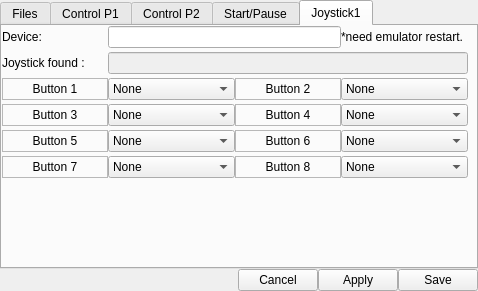
<?xml version="1.0" encoding="UTF-8"?>
<ui version="4.0">
 <class>Configuration</class>
 <widget class="QDialog" name="Configuration">
  <property name="windowModality">
   <enum>Qt::NonModal</enum>
  </property>
  <property name="enabled">
   <bool>true</bool>
  </property>
  <property name="geometry">
   <rect>
    <x>0</x>
    <y>0</y>
    <width>478</width>
    <height>291</height>
   </rect>
  </property>
  <property name="sizePolicy">
   <sizepolicy hsizetype="Fixed" vsizetype="Fixed">
    <horstretch>0</horstretch>
    <verstretch>0</verstretch>
   </sizepolicy>
  </property>
  <property name="windowTitle">
   <string>Configuration</string>
  </property>
  <property name="modal">
   <bool>false</bool>
  </property>
  <layout class="QGridLayout" name="gridLayout_6">
   <property name="margin">
    <number>0</number>
   </property>
   <property name="spacing">
    <number>0</number>
   </property>
   <item row="0" column="0">
    <layout class="QVBoxLayout" name="MainLayout">
     <property name="spacing">
      <number>0</number>
     </property>
     <property name="sizeConstraint">
      <enum>QLayout::SetDefaultConstraint</enum>
     </property>
     <item>
      <layout class="QVBoxLayout" name="vlayout">
       <property name="sizeConstraint">
        <enum>QLayout::SetDefaultConstraint</enum>
       </property>
       <item>
        <widget class="QTabWidget" name="tabWidget">
         <property name="sizePolicy">
          <sizepolicy hsizetype="Expanding" vsizetype="Expanding">
           <horstretch>0</horstretch>
           <verstretch>0</verstretch>
          </sizepolicy>
         </property>
         <property name="currentIndex">
          <number>4</number>
         </property>
         <widget class="QWidget" name="general">
          <property name="sizePolicy">
           <sizepolicy hsizetype="Expanding" vsizetype="Expanding">
            <horstretch>0</horstretch>
            <verstretch>0</verstretch>
           </sizepolicy>
          </property>
          <attribute name="title">
           <string>Files</string>
          </attribute>
          <widget class="QWidget" name="gridLayoutWidget">
           <property name="geometry">
            <rect>
             <x>-1</x>
             <y>9</y>
             <width>471</width>
             <height>221</height>
            </rect>
           </property>
           <layout class="QGridLayout" name="gridLayout">
            <property name="sizeConstraint">
             <enum>QLayout::SetDefaultConstraint</enum>
            </property>
            <property name="spacing">
             <number>0</number>
            </property>
            <item row="0" column="0">
             <widget class="QLabel" name="label_2">
              <property name="text">
               <string>BBR path:</string>
              </property>
             </widget>
            </item>
            <item row="1" column="0">
             <widget class="QLabel" name="label_3">
              <property name="text">
               <string>Screenshots path:</string>
              </property>
             </widget>
            </item>
            <item row="2" column="0">
             <widget class="QLabel" name="label">
              <property name="text">
               <string>Save state path:</string>
              </property>
             </widget>
            </item>
            <item row="3" column="0">
             <widget class="QLabel" name="label_4">
              <property name="text">
               <string>Sound rip path:</string>
              </property>
             </widget>
            </item>
            <item row="4" column="0">
             <widget class="QLabel" name="label_5">
              <property name="text">
               <string>Tiles rip path:</string>
              </property>
             </widget>
            </item>
            <item row="0" column="1">
             <widget class="QLineEdit" name="bbrPathLineEdit"/>
            </item>
            <item row="1" column="1">
             <widget class="QLineEdit" name="screenshotsPathLineEdit"/>
            </item>
            <item row="2" column="1">
             <widget class="QLineEdit" name="saveStatePathLineEdit"/>
            </item>
            <item row="3" column="1">
             <widget class="QLineEdit" name="soundSavePathLineEdit"/>
            </item>
            <item row="4" column="1">
             <widget class="QLineEdit" name="tileSavePathLineEdit"/>
            </item>
            <item row="0" column="2">
             <widget class="QToolButton" name="bbrSelectPath">
              <property name="text">
               <string>...</string>
              </property>
             </widget>
            </item>
            <item row="1" column="2">
             <widget class="QToolButton" name="screenshotsSelectPath">
              <property name="text">
               <string>...</string>
              </property>
             </widget>
            </item>
            <item row="2" column="2">
             <widget class="QToolButton" name="saveStateSelectPath">
              <property name="text">
               <string>...</string>
              </property>
             </widget>
            </item>
            <item row="3" column="2">
             <widget class="QToolButton" name="soundSaveSelectPath">
              <property name="text">
               <string>...</string>
              </property>
             </widget>
            </item>
            <item row="4" column="2">
             <widget class="QToolButton" name="tileSaveSelectPath">
              <property name="text">
               <string>...</string>
              </property>
             </widget>
            </item>
           </layout>
          </widget>
         </widget>
         <widget class="QWidget" name="ctrlP1">
          <attribute name="title">
           <string>Control P1</string>
          </attribute>
          <widget class="QWidget" name="gridLayoutWidget_2">
           <property name="geometry">
            <rect>
             <x>0</x>
             <y>0</y>
             <width>471</width>
             <height>231</height>
            </rect>
           </property>
           <layout class="QGridLayout" name="gridLayout_2">
            <item row="0" column="0">
             <widget class="QLabel" name="label_7">
              <property name="text">
               <string>Pad1 UP:</string>
              </property>
              <property name="alignment">
               <set>Qt::AlignLeading|Qt::AlignLeft|Qt::AlignVCenter</set>
              </property>
             </widget>
            </item>
            <item row="1" column="0">
             <widget class="QLabel" name="label_6">
              <property name="text">
               <string>Pad1 DOWN:</string>
              </property>
              <property name="alignment">
               <set>Qt::AlignLeading|Qt::AlignLeft|Qt::AlignVCenter</set>
              </property>
             </widget>
            </item>
            <item row="2" column="0">
             <widget class="QLabel" name="label_8">
              <property name="text">
               <string>Pad1 LEFT:</string>
              </property>
              <property name="alignment">
               <set>Qt::AlignLeading|Qt::AlignLeft|Qt::AlignVCenter</set>
              </property>
             </widget>
            </item>
            <item row="3" column="0">
             <widget class="QLabel" name="label_9">
              <property name="text">
               <string>Pad1 RIGHT:</string>
              </property>
              <property name="alignment">
               <set>Qt::AlignLeading|Qt::AlignLeft|Qt::AlignVCenter</set>
              </property>
             </widget>
            </item>
            <item row="4" column="0">
             <widget class="QLabel" name="label_10">
              <property name="text">
               <string>Pad1 Button A:</string>
              </property>
              <property name="alignment">
               <set>Qt::AlignLeading|Qt::AlignLeft|Qt::AlignVCenter</set>
              </property>
             </widget>
            </item>
            <item row="5" column="0">
             <widget class="QLabel" name="label_11">
              <property name="text">
               <string>Pad1 Button B:</string>
              </property>
              <property name="alignment">
               <set>Qt::AlignLeading|Qt::AlignLeft|Qt::AlignVCenter</set>
              </property>
             </widget>
            </item>
            <item row="0" column="1">
             <widget class="QLabel" name="p1UpLabel">
              <property name="font">
               <font>
                <weight>50</weight>
                <bold>false</bold>
                <strikeout>false</strikeout>
                <kerning>false</kerning>
               </font>
              </property>
              <property name="layoutDirection">
               <enum>Qt::LeftToRight</enum>
              </property>
              <property name="frameShape">
               <enum>QFrame::StyledPanel</enum>
              </property>
              <property name="text">
               <string>TextLabel</string>
              </property>
              <property name="alignment">
               <set>Qt::AlignCenter</set>
              </property>
             </widget>
            </item>
            <item row="1" column="1">
             <widget class="QLabel" name="p1DownLabel">
              <property name="frameShape">
               <enum>QFrame::StyledPanel</enum>
              </property>
              <property name="text">
               <string>TextLabel</string>
              </property>
              <property name="alignment">
               <set>Qt::AlignCenter</set>
              </property>
             </widget>
            </item>
            <item row="2" column="1">
             <widget class="QLabel" name="p1LeftLabel">
              <property name="frameShape">
               <enum>QFrame::StyledPanel</enum>
              </property>
              <property name="text">
               <string>TextLabel</string>
              </property>
              <property name="alignment">
               <set>Qt::AlignCenter</set>
              </property>
             </widget>
            </item>
            <item row="3" column="1">
             <widget class="QLabel" name="p1RightLabel">
              <property name="frameShape">
               <enum>QFrame::StyledPanel</enum>
              </property>
              <property name="text">
               <string>TextLabel</string>
              </property>
              <property name="alignment">
               <set>Qt::AlignCenter</set>
              </property>
             </widget>
            </item>
            <item row="4" column="1">
             <widget class="QLabel" name="p1ALabel">
              <property name="frameShape">
               <enum>QFrame::StyledPanel</enum>
              </property>
              <property name="text">
               <string>TextLabel</string>
              </property>
              <property name="alignment">
               <set>Qt::AlignCenter</set>
              </property>
             </widget>
            </item>
            <item row="5" column="1">
             <widget class="QLabel" name="p1BLabel">
              <property name="frameShape">
               <enum>QFrame::StyledPanel</enum>
              </property>
              <property name="text">
               <string>TextLabel</string>
              </property>
              <property name="alignment">
               <set>Qt::AlignCenter</set>
              </property>
             </widget>
            </item>
            <item row="0" column="2">
             <widget class="QPushButton" name="changeP1UpButton">
              <property name="text">
               <string>Redefine</string>
              </property>
             </widget>
            </item>
            <item row="1" column="2">
             <widget class="QPushButton" name="changeP1DownButton">
              <property name="text">
               <string>Redefine</string>
              </property>
             </widget>
            </item>
            <item row="2" column="2">
             <widget class="QPushButton" name="changeP1LeftButton">
              <property name="text">
               <string>Redefine</string>
              </property>
             </widget>
            </item>
            <item row="3" column="2">
             <widget class="QPushButton" name="changeP1RightButton">
              <property name="text">
               <string>Redefine</string>
              </property>
             </widget>
            </item>
            <item row="4" column="2">
             <widget class="QPushButton" name="changeP1AButton">
              <property name="text">
               <string>Redefine</string>
              </property>
             </widget>
            </item>
            <item row="5" column="2">
             <widget class="QPushButton" name="changeP1BButton">
              <property name="text">
               <string>Redefine</string>
              </property>
             </widget>
            </item>
           </layout>
          </widget>
         </widget>
         <widget class="QWidget" name="ctrlP2">
          <attribute name="title">
           <string>Control P2</string>
          </attribute>
          <widget class="QWidget" name="gridLayoutWidget_3">
           <property name="geometry">
            <rect>
             <x>0</x>
             <y>0</y>
             <width>471</width>
             <height>231</height>
            </rect>
           </property>
           <layout class="QGridLayout" name="gridLayout_3">
            <item row="0" column="0">
             <widget class="QLabel" name="label_12">
              <property name="text">
               <string>Pad2 UP:</string>
              </property>
              <property name="alignment">
               <set>Qt::AlignLeading|Qt::AlignLeft|Qt::AlignVCenter</set>
              </property>
             </widget>
            </item>
            <item row="1" column="0">
             <widget class="QLabel" name="label_13">
              <property name="text">
               <string>Pad2 DOWN:</string>
              </property>
              <property name="alignment">
               <set>Qt::AlignLeading|Qt::AlignLeft|Qt::AlignVCenter</set>
              </property>
             </widget>
            </item>
            <item row="2" column="0">
             <widget class="QLabel" name="label_14">
              <property name="text">
               <string>Pad2 LEFT:</string>
              </property>
              <property name="alignment">
               <set>Qt::AlignLeading|Qt::AlignLeft|Qt::AlignVCenter</set>
              </property>
             </widget>
            </item>
            <item row="3" column="0">
             <widget class="QLabel" name="label_15">
              <property name="text">
               <string>Pad2 RIGHT:</string>
              </property>
              <property name="alignment">
               <set>Qt::AlignLeading|Qt::AlignLeft|Qt::AlignVCenter</set>
              </property>
             </widget>
            </item>
            <item row="4" column="0">
             <widget class="QLabel" name="label_16">
              <property name="text">
               <string>Pad2 Button A:</string>
              </property>
              <property name="alignment">
               <set>Qt::AlignLeading|Qt::AlignLeft|Qt::AlignVCenter</set>
              </property>
             </widget>
            </item>
            <item row="5" column="0">
             <widget class="QLabel" name="label_17">
              <property name="text">
               <string>Pad2 Button B:</string>
              </property>
              <property name="alignment">
               <set>Qt::AlignLeading|Qt::AlignLeft|Qt::AlignVCenter</set>
              </property>
             </widget>
            </item>
            <item row="0" column="1">
             <widget class="QLabel" name="p2UpLabel">
              <property name="font">
               <font>
                <weight>50</weight>
                <bold>false</bold>
                <strikeout>false</strikeout>
                <kerning>false</kerning>
               </font>
              </property>
              <property name="layoutDirection">
               <enum>Qt::LeftToRight</enum>
              </property>
              <property name="frameShape">
               <enum>QFrame::StyledPanel</enum>
              </property>
              <property name="text">
               <string>TextLabel</string>
              </property>
              <property name="alignment">
               <set>Qt::AlignCenter</set>
              </property>
             </widget>
            </item>
            <item row="1" column="1">
             <widget class="QLabel" name="p2DownLabel">
              <property name="frameShape">
               <enum>QFrame::StyledPanel</enum>
              </property>
              <property name="text">
               <string>TextLabel</string>
              </property>
              <property name="alignment">
               <set>Qt::AlignCenter</set>
              </property>
             </widget>
            </item>
            <item row="2" column="1">
             <widget class="QLabel" name="p2LeftLabel">
              <property name="frameShape">
               <enum>QFrame::StyledPanel</enum>
              </property>
              <property name="text">
               <string>TextLabel</string>
              </property>
              <property name="alignment">
               <set>Qt::AlignCenter</set>
              </property>
             </widget>
            </item>
            <item row="3" column="1">
             <widget class="QLabel" name="p2RightLabel">
              <property name="frameShape">
               <enum>QFrame::StyledPanel</enum>
              </property>
              <property name="text">
               <string>TextLabel</string>
              </property>
              <property name="alignment">
               <set>Qt::AlignCenter</set>
              </property>
             </widget>
            </item>
            <item row="4" column="1">
             <widget class="QLabel" name="p2ALabel">
              <property name="frameShape">
               <enum>QFrame::StyledPanel</enum>
              </property>
              <property name="text">
               <string>TextLabel</string>
              </property>
              <property name="alignment">
               <set>Qt::AlignCenter</set>
              </property>
             </widget>
            </item>
            <item row="5" column="1">
             <widget class="QLabel" name="p2BLabel">
              <property name="frameShape">
               <enum>QFrame::StyledPanel</enum>
              </property>
              <property name="text">
               <string>TextLabel</string>
              </property>
              <property name="alignment">
               <set>Qt::AlignCenter</set>
              </property>
             </widget>
            </item>
            <item row="0" column="2">
             <widget class="QPushButton" name="changeP2UpButton">
              <property name="text">
               <string>Redefine</string>
              </property>
             </widget>
            </item>
            <item row="1" column="2">
             <widget class="QPushButton" name="changeP2DownButton">
              <property name="text">
               <string>Redefine</string>
              </property>
             </widget>
            </item>
            <item row="2" column="2">
             <widget class="QPushButton" name="changeP2LeftButton">
              <property name="text">
               <string>Redefine</string>
              </property>
             </widget>
            </item>
            <item row="3" column="2">
             <widget class="QPushButton" name="changeP2RightButton">
              <property name="text">
               <string>Redefine</string>
              </property>
             </widget>
            </item>
            <item row="4" column="2">
             <widget class="QPushButton" name="changeP2AButton">
              <property name="text">
               <string>Redefine</string>
              </property>
             </widget>
            </item>
            <item row="5" column="2">
             <widget class="QPushButton" name="changeP2BButton">
              <property name="text">
               <string>Redefine</string>
              </property>
             </widget>
            </item>
           </layout>
          </widget>
         </widget>
         <widget class="QWidget" name="tab">
          <attribute name="title">
           <string>Start/Pause</string>
          </attribute>
          <widget class="QWidget" name="gridLayoutWidget_5">
           <property name="geometry">
            <rect>
             <x>0</x>
             <y>0</y>
             <width>471</width>
             <height>231</height>
            </rect>
           </property>
           <layout class="QGridLayout" name="gridLayout_4">
            <item row="0" column="0">
             <widget class="QLabel" name="label_18">
              <property name="text">
               <string>PAUSE:</string>
              </property>
              <property name="alignment">
               <set>Qt::AlignLeading|Qt::AlignLeft|Qt::AlignVCenter</set>
              </property>
             </widget>
            </item>
            <item row="1" column="0">
             <widget class="QLabel" name="label_19">
              <property name="text">
               <string>START (Gamegear):</string>
              </property>
              <property name="alignment">
               <set>Qt::AlignLeading|Qt::AlignLeft|Qt::AlignVCenter</set>
              </property>
             </widget>
            </item>
            <item row="0" column="1">
             <widget class="QLabel" name="pauseLabel">
              <property name="font">
               <font>
                <weight>50</weight>
                <bold>false</bold>
                <strikeout>false</strikeout>
                <kerning>false</kerning>
               </font>
              </property>
              <property name="layoutDirection">
               <enum>Qt::LeftToRight</enum>
              </property>
              <property name="frameShape">
               <enum>QFrame::StyledPanel</enum>
              </property>
              <property name="text">
               <string>TextLabel</string>
              </property>
              <property name="alignment">
               <set>Qt::AlignCenter</set>
              </property>
             </widget>
            </item>
            <item row="1" column="1">
             <widget class="QLabel" name="startLabel">
              <property name="frameShape">
               <enum>QFrame::StyledPanel</enum>
              </property>
              <property name="text">
               <string>TextLabel</string>
              </property>
              <property name="alignment">
               <set>Qt::AlignCenter</set>
              </property>
             </widget>
            </item>
            <item row="0" column="2">
             <widget class="QPushButton" name="changePauseButton">
              <property name="text">
               <string>Redefine</string>
              </property>
             </widget>
            </item>
            <item row="1" column="2">
             <widget class="QPushButton" name="changeStartButton">
              <property name="text">
               <string>Redefine</string>
              </property>
             </widget>
            </item>
            <item row="2" column="0">
             <spacer name="verticalSpacer">
              <property name="orientation">
               <enum>Qt::Vertical</enum>
              </property>
              <property name="sizeHint" stdset="0">
               <size>
                <width>20</width>
                <height>40</height>
               </size>
              </property>
             </spacer>
            </item>
           </layout>
          </widget>
         </widget>
         <widget class="QWidget" name="joystick1tab">
          <property name="minimumSize">
           <size>
            <width>403</width>
            <height>0</height>
           </size>
          </property>
          <attribute name="title">
           <string>Joystick1</string>
          </attribute>
          <widget class="QWidget" name="gridLayoutWidget_4">
           <property name="geometry">
            <rect>
             <x>0</x>
             <y>0</y>
             <width>466</width>
             <height>192</height>
            </rect>
           </property>
           <layout class="QGridLayout" name="gridLayout_7">
            <property name="horizontalSpacing">
             <number>0</number>
            </property>
            <property name="verticalSpacing">
             <number>4</number>
            </property>
            <item row="3" column="1">
             <widget class="QComboBox" name="button1ComboBox">
              <property name="sizePolicy">
               <sizepolicy hsizetype="Preferred" vsizetype="Minimum">
                <horstretch>0</horstretch>
                <verstretch>0</verstretch>
               </sizepolicy>
              </property>
              <property name="modelColumn">
               <number>0</number>
              </property>
              <item>
               <property name="text">
                <string>None</string>
               </property>
              </item>
              <item>
               <property name="text">
                <string>A button</string>
               </property>
              </item>
              <item>
               <property name="text">
                <string>B button</string>
               </property>
              </item>
              <item>
               <property name="text">
                <string>Pause (SMS)</string>
               </property>
              </item>
              <item>
               <property name="text">
                <string>Start (Game gear)</string>
               </property>
              </item>
             </widget>
            </item>
            <item row="1" column="0">
             <widget class="QLabel" name="joyNameLabel">
              <property name="sizePolicy">
               <sizepolicy hsizetype="Minimum" vsizetype="Minimum">
                <horstretch>0</horstretch>
                <verstretch>0</verstretch>
               </sizepolicy>
              </property>
              <property name="text">
               <string>Joystick found :</string>
              </property>
             </widget>
            </item>
            <item row="15" column="1">
             <widget class="QComboBox" name="button7ComboBox">
              <property name="modelColumn">
               <number>0</number>
              </property>
              <item>
               <property name="text">
                <string>None</string>
               </property>
              </item>
              <item>
               <property name="text">
                <string>A button</string>
               </property>
              </item>
              <item>
               <property name="text">
                <string>B button</string>
               </property>
              </item>
              <item>
               <property name="text">
                <string>Pause (SMS)</string>
               </property>
              </item>
              <item>
               <property name="text">
                <string>Start (Game gear)</string>
               </property>
              </item>
             </widget>
            </item>
            <item row="10" column="1">
             <widget class="QComboBox" name="button5ComboBox">
              <property name="modelColumn">
               <number>0</number>
              </property>
              <item>
               <property name="text">
                <string>None</string>
               </property>
              </item>
              <item>
               <property name="text">
                <string>A button</string>
               </property>
              </item>
              <item>
               <property name="text">
                <string>B button</string>
               </property>
              </item>
              <item>
               <property name="text">
                <string>Pause (SMS)</string>
               </property>
              </item>
              <item>
               <property name="text">
                <string>Start (Game gear)</string>
               </property>
              </item>
             </widget>
            </item>
            <item row="6" column="1">
             <widget class="QComboBox" name="button3ComboBox">
              <property name="modelColumn">
               <number>0</number>
              </property>
              <item>
               <property name="text">
                <string>None</string>
               </property>
              </item>
              <item>
               <property name="text">
                <string>A button</string>
               </property>
              </item>
              <item>
               <property name="text">
                <string>B button</string>
               </property>
              </item>
              <item>
               <property name="text">
                <string>Pause (SMS)</string>
               </property>
              </item>
              <item>
               <property name="text">
                <string>Start (Game gear)</string>
               </property>
              </item>
             </widget>
            </item>
            <item row="1" column="1" colspan="3">
             <widget class="QLineEdit" name="joystickNameQLabel">
              <property name="enabled">
               <bool>false</bool>
              </property>
             </widget>
            </item>
            <item row="3" column="0">
             <widget class="QLabel" name="button1QLabel">
              <property name="font">
               <font>
                <weight>50</weight>
                <bold>false</bold>
                <strikeout>false</strikeout>
                <kerning>false</kerning>
               </font>
              </property>
              <property name="layoutDirection">
               <enum>Qt::LeftToRight</enum>
              </property>
              <property name="frameShape">
               <enum>QFrame::StyledPanel</enum>
              </property>
              <property name="text">
               <string>Button 1</string>
              </property>
              <property name="alignment">
               <set>Qt::AlignCenter</set>
              </property>
             </widget>
            </item>
            <item row="6" column="0">
             <widget class="QLabel" name="button3QLabel">
              <property name="font">
               <font>
                <weight>50</weight>
                <bold>false</bold>
                <strikeout>false</strikeout>
                <kerning>false</kerning>
               </font>
              </property>
              <property name="layoutDirection">
               <enum>Qt::LeftToRight</enum>
              </property>
              <property name="frameShape">
               <enum>QFrame::StyledPanel</enum>
              </property>
              <property name="text">
               <string>Button 3</string>
              </property>
              <property name="alignment">
               <set>Qt::AlignCenter</set>
              </property>
             </widget>
            </item>
            <item row="10" column="0">
             <widget class="QLabel" name="button5QLabel">
              <property name="font">
               <font>
                <weight>50</weight>
                <bold>false</bold>
                <strikeout>false</strikeout>
                <kerning>false</kerning>
               </font>
              </property>
              <property name="layoutDirection">
               <enum>Qt::LeftToRight</enum>
              </property>
              <property name="frameShape">
               <enum>QFrame::StyledPanel</enum>
              </property>
              <property name="text">
               <string>Button 5</string>
              </property>
              <property name="alignment">
               <set>Qt::AlignCenter</set>
              </property>
             </widget>
            </item>
            <item row="15" column="0">
             <widget class="QLabel" name="button7QLabel">
              <property name="font">
               <font>
                <weight>50</weight>
                <bold>false</bold>
                <strikeout>false</strikeout>
                <kerning>false</kerning>
               </font>
              </property>
              <property name="layoutDirection">
               <enum>Qt::LeftToRight</enum>
              </property>
              <property name="frameShape">
               <enum>QFrame::StyledPanel</enum>
              </property>
              <property name="text">
               <string>Button 7</string>
              </property>
              <property name="alignment">
               <set>Qt::AlignCenter</set>
              </property>
             </widget>
            </item>
            <item row="3" column="2">
             <widget class="QLabel" name="button2QLabel">
              <property name="font">
               <font>
                <weight>50</weight>
                <bold>false</bold>
                <strikeout>false</strikeout>
                <kerning>false</kerning>
               </font>
              </property>
              <property name="layoutDirection">
               <enum>Qt::LeftToRight</enum>
              </property>
              <property name="frameShape">
               <enum>QFrame::StyledPanel</enum>
              </property>
              <property name="text">
               <string>Button 2</string>
              </property>
              <property name="alignment">
               <set>Qt::AlignCenter</set>
              </property>
             </widget>
            </item>
            <item row="3" column="3">
             <widget class="QComboBox" name="button2ComboBox">
              <property name="modelColumn">
               <number>0</number>
              </property>
              <item>
               <property name="text">
                <string>None</string>
               </property>
              </item>
              <item>
               <property name="text">
                <string>A button</string>
               </property>
              </item>
              <item>
               <property name="text">
                <string>B button</string>
               </property>
              </item>
              <item>
               <property name="text">
                <string>Pause (SMS)</string>
               </property>
              </item>
              <item>
               <property name="text">
                <string>Start (Game gear)</string>
               </property>
              </item>
             </widget>
            </item>
            <item row="6" column="3">
             <widget class="QComboBox" name="button4ComboBox">
              <property name="modelColumn">
               <number>0</number>
              </property>
              <item>
               <property name="text">
                <string>None</string>
               </property>
              </item>
              <item>
               <property name="text">
                <string>A button</string>
               </property>
              </item>
              <item>
               <property name="text">
                <string>B button</string>
               </property>
              </item>
              <item>
               <property name="text">
                <string>Pause (SMS)</string>
               </property>
              </item>
              <item>
               <property name="text">
                <string>Start (Game gear)</string>
               </property>
              </item>
             </widget>
            </item>
            <item row="6" column="2">
             <widget class="QLabel" name="button4QLabel">
              <property name="font">
               <font>
                <weight>50</weight>
                <bold>false</bold>
                <strikeout>false</strikeout>
                <kerning>false</kerning>
               </font>
              </property>
              <property name="layoutDirection">
               <enum>Qt::LeftToRight</enum>
              </property>
              <property name="frameShape">
               <enum>QFrame::StyledPanel</enum>
              </property>
              <property name="text">
               <string>Button 4</string>
              </property>
              <property name="alignment">
               <set>Qt::AlignCenter</set>
              </property>
             </widget>
            </item>
            <item row="10" column="2">
             <widget class="QLabel" name="button6QLabel">
              <property name="font">
               <font>
                <weight>50</weight>
                <bold>false</bold>
                <strikeout>false</strikeout>
                <kerning>false</kerning>
               </font>
              </property>
              <property name="layoutDirection">
               <enum>Qt::LeftToRight</enum>
              </property>
              <property name="frameShape">
               <enum>QFrame::StyledPanel</enum>
              </property>
              <property name="text">
               <string>Button 6</string>
              </property>
              <property name="alignment">
               <set>Qt::AlignCenter</set>
              </property>
             </widget>
            </item>
            <item row="10" column="3">
             <widget class="QComboBox" name="button6ComboBox">
              <property name="modelColumn">
               <number>0</number>
              </property>
              <item>
               <property name="text">
                <string>None</string>
               </property>
              </item>
              <item>
               <property name="text">
                <string>A button</string>
               </property>
              </item>
              <item>
               <property name="text">
                <string>B button</string>
               </property>
              </item>
              <item>
               <property name="text">
                <string>Pause (SMS)</string>
               </property>
              </item>
              <item>
               <property name="text">
                <string>Start (Game gear)</string>
               </property>
              </item>
             </widget>
            </item>
            <item row="15" column="2">
             <widget class="QLabel" name="button8QLabel">
              <property name="font">
               <font>
                <weight>50</weight>
                <bold>false</bold>
                <strikeout>false</strikeout>
                <kerning>false</kerning>
               </font>
              </property>
              <property name="layoutDirection">
               <enum>Qt::LeftToRight</enum>
              </property>
              <property name="frameShape">
               <enum>QFrame::StyledPanel</enum>
              </property>
              <property name="text">
               <string>Button 8</string>
              </property>
              <property name="alignment">
               <set>Qt::AlignCenter</set>
              </property>
             </widget>
            </item>
            <item row="15" column="3">
             <widget class="QComboBox" name="button8ComboBox">
              <property name="modelColumn">
               <number>0</number>
              </property>
              <item>
               <property name="text">
                <string>None</string>
               </property>
              </item>
              <item>
               <property name="text">
                <string>A button</string>
               </property>
              </item>
              <item>
               <property name="text">
                <string>B button</string>
               </property>
              </item>
              <item>
               <property name="text">
                <string>Pause (SMS)</string>
               </property>
              </item>
              <item>
               <property name="text">
                <string>Start (Game gear)</string>
               </property>
              </item>
             </widget>
            </item>
            <item row="0" column="0">
             <widget class="QLabel" name="joyNameLabel_2">
              <property name="sizePolicy">
               <sizepolicy hsizetype="Minimum" vsizetype="Minimum">
                <horstretch>0</horstretch>
                <verstretch>0</verstretch>
               </sizepolicy>
              </property>
              <property name="text">
               <string>Device:</string>
              </property>
             </widget>
            </item>
            <item row="16" column="0">
             <spacer name="verticalSpacer_2">
              <property name="orientation">
               <enum>Qt::Vertical</enum>
              </property>
              <property name="sizeHint" stdset="0">
               <size>
                <width>20</width>
                <height>40</height>
               </size>
              </property>
             </spacer>
            </item>
            <item row="0" column="1" colspan="2">
             <widget class="QLineEdit" name="joystickDeviceQLineEdit">
              <property name="enabled">
               <bool>true</bool>
              </property>
             </widget>
            </item>
            <item row="0" column="3">
             <widget class="QLabel" name="label_20">
              <property name="text">
               <string>*need emulator restart.</string>
              </property>
             </widget>
            </item>
           </layout>
          </widget>
         </widget>
        </widget>
       </item>
      </layout>
     </item>
     <item>
      <layout class="QGridLayout" name="buttonGridLayout">
       <property name="sizeConstraint">
        <enum>QLayout::SetMaximumSize</enum>
       </property>
       <item row="1" column="1">
        <widget class="QPushButton" name="cancelButton">
         <property name="text">
          <string>Cancel</string>
         </property>
        </widget>
       </item>
       <item row="1" column="3">
        <widget class="QPushButton" name="saveButton">
         <property name="text">
          <string>Save</string>
         </property>
        </widget>
       </item>
       <item row="1" column="2">
        <widget class="QPushButton" name="applyButton">
         <property name="text">
          <string>Apply</string>
         </property>
        </widget>
       </item>
       <item row="1" column="0">
        <spacer name="horizontalButtonSpacer">
         <property name="orientation">
          <enum>Qt::Horizontal</enum>
         </property>
         <property name="sizeHint" stdset="0">
          <size>
           <width>40</width>
           <height>20</height>
          </size>
         </property>
        </spacer>
       </item>
      </layout>
     </item>
    </layout>
   </item>
  </layout>
 </widget>
 <resources/>
 <connections>
  <connection>
   <sender>cancelButton</sender>
   <signal>clicked()</signal>
   <receiver>Configuration</receiver>
   <slot>reject()</slot>
   <hints>
    <hint type="sourcelabel">
     <x>188</x>
     <y>271</y>
    </hint>
    <hint type="destinationlabel">
     <x>166</x>
     <y>449</y>
    </hint>
   </hints>
  </connection>
 </connections>
</ui>
